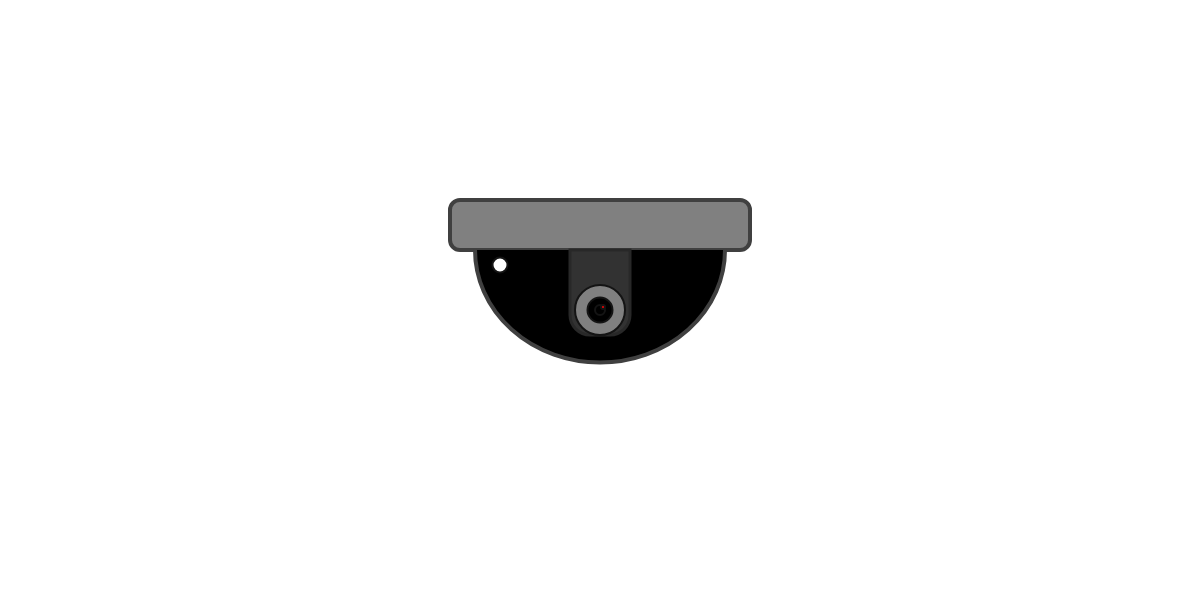
Frame 1 (no input)
Frame 60 (no input): identical to frame 1, image omitted
Frame 120 (the mouse pressed at the canvas centre since frame 60): identical to frame 1, image omitted

The p5.js sketch that drew this single still picture (run headless with seeded random() and noise() and a simulated clock; from frame 60 on, the mouse is pressed at the canvas centre):

// p5.js sketch
// ── sketch.js
function setup() {
  createCanvas(1200, 600);
}


function draw() { 
  background(255);
    fill(128);
    stroke(64);
    strokeWeight(4);
  rect(450, 200, 300, 50, 10, 10, 10, 10); //Surveillance Base
  fill(0);
  arc(600, 250, 250, 225, 0, PI); //Surveillance Dome
  fill(50);
  stroke(40);
  strokeWeight(3);
  rect(570, 250, 60, 85, 0, 0, 20, 20); //Camera Pocket
  fill(128);
  stroke(20);
  strokeWeight(2);
  circle(600, 310, 50); //Surveillance Camera
    fill(0);
  circle(600, 310, 25); //Surveillance Camera Lens
  fill(255);
  circle(500, 265, 15); //Light Reflection

  //Hunting Eyes
fill(0);
circle(600, 310, 10); //outer lense
  fill(255,0,0);
  circle(603, 307, 4); //Recording Light
}
